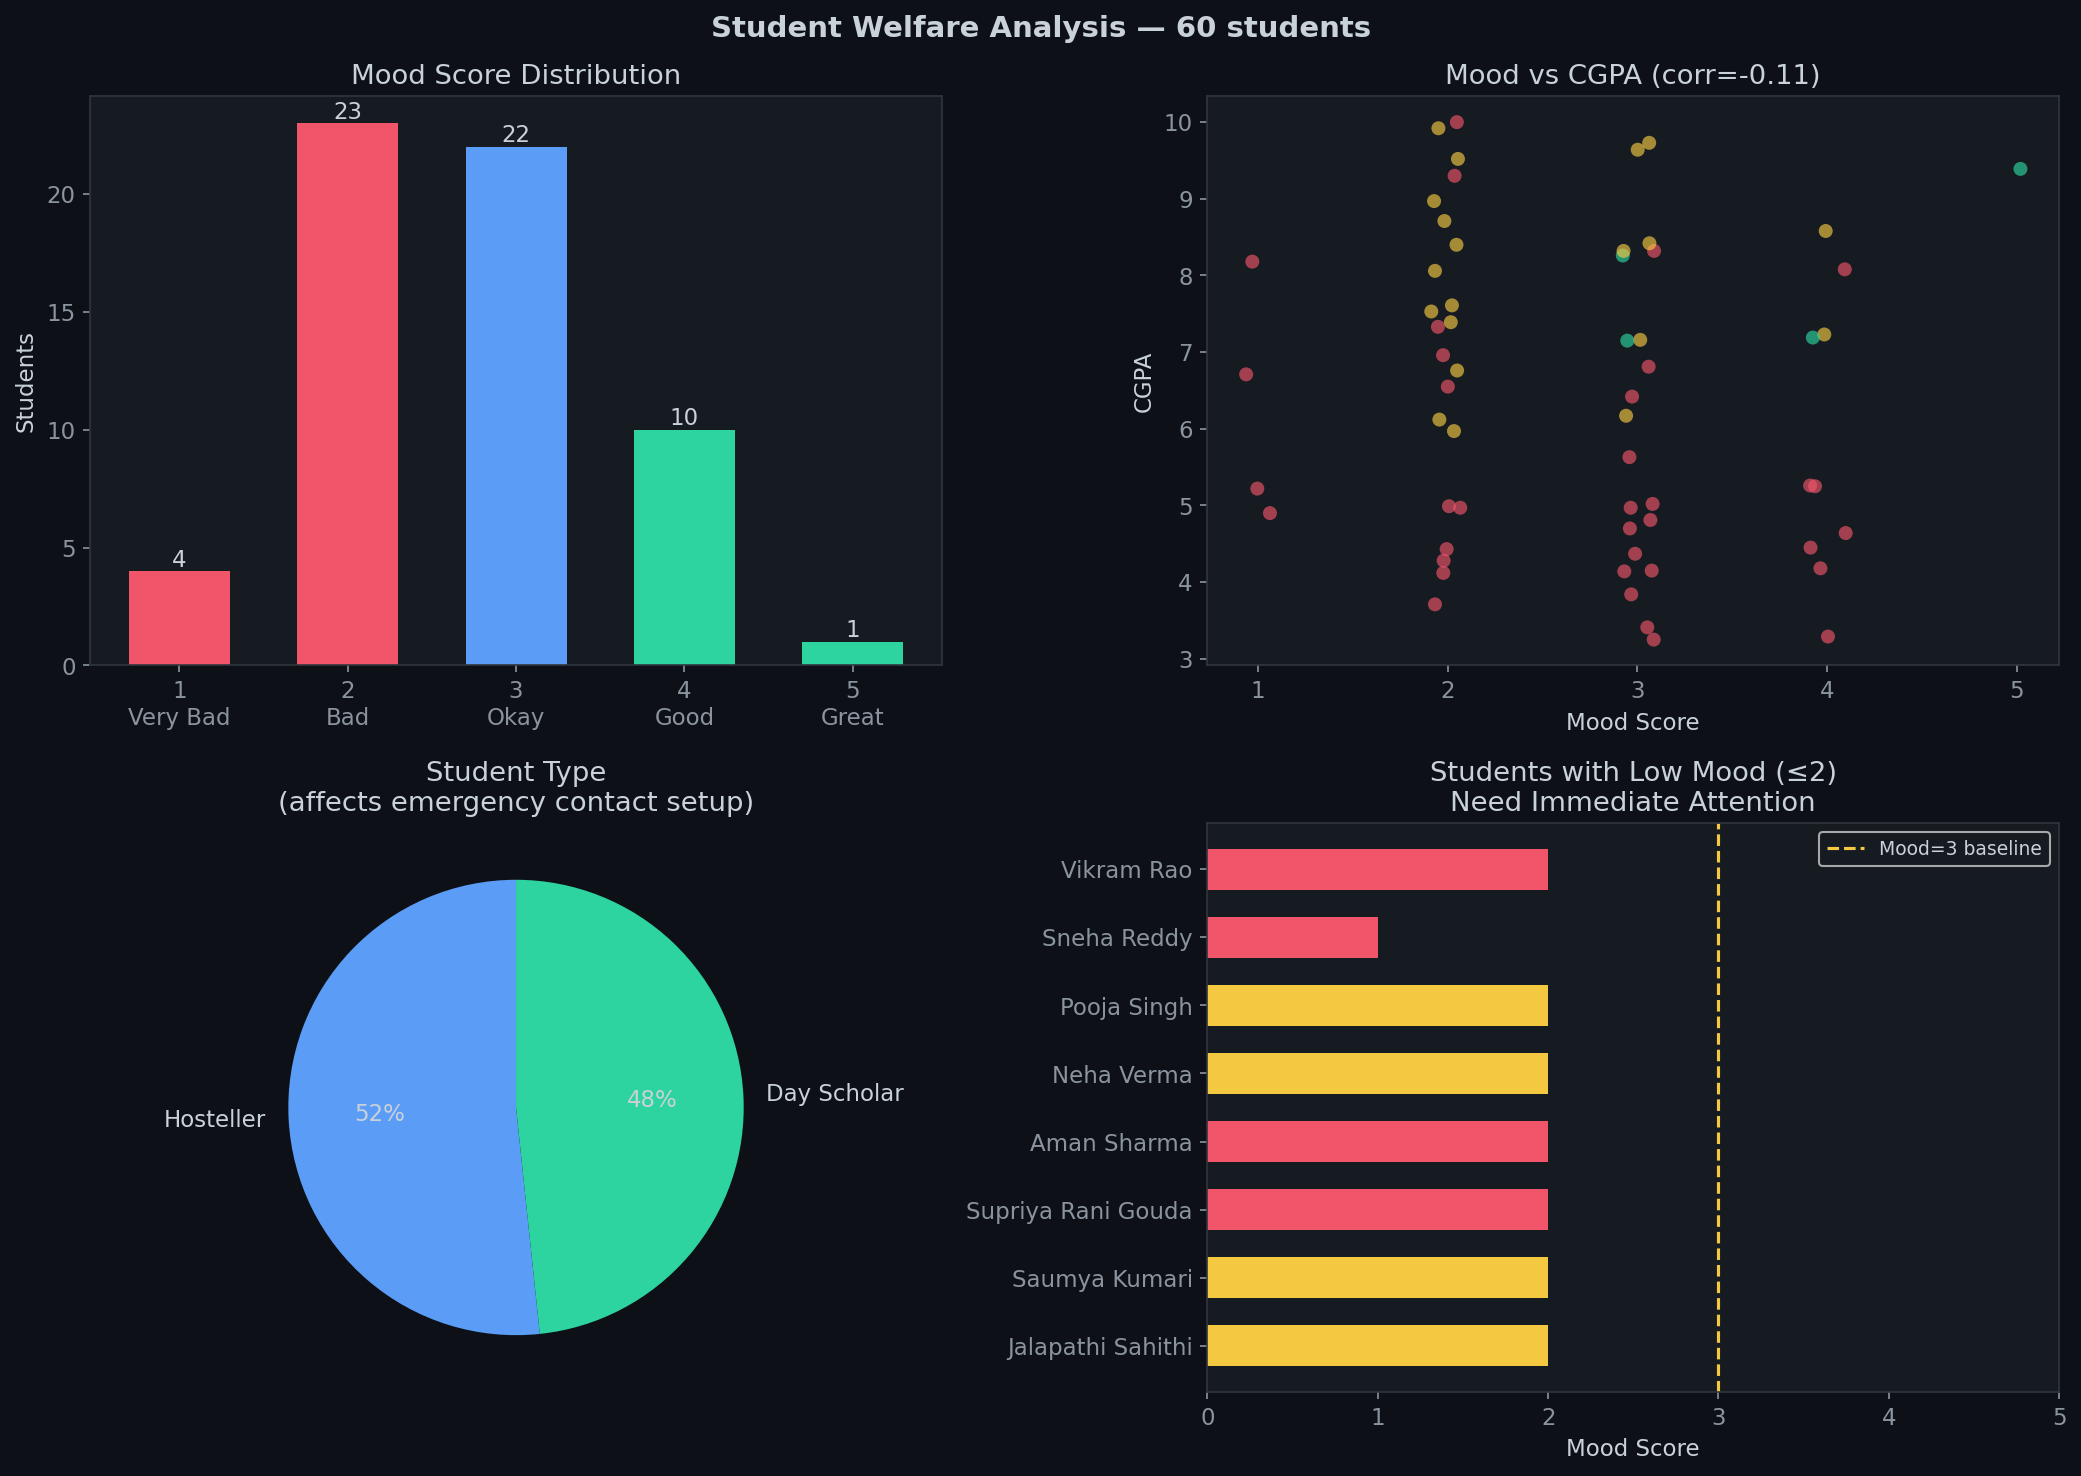

Reproduce this figure in Python.
# ============================================================
# student_welfare_analysis.py
# HOW TO RUN: python student_welfare_analysis.py
# SHOWS: mood trends, health records, emergency contacts, SOS
# ============================================================

import matplotlib
matplotlib.use("Agg")
import matplotlib.pyplot as plt
import numpy as np
from data_loader import load_students, GREEN, YELLOW, RED, BLUE, PURPLE, CHART_STYLE

plt.style.use("dark_background")
plt.rcParams.update(CHART_STYLE)

print("=" * 55)
print("  STUDENT WELFARE ANALYSIS — MentorX")
print("=" * 55)

df, status = load_students()
print(f"Data: {status} | Students: {len(df)}\n")

# ── Mood Analysis from main data ──
print("--- Mood Check-in Analysis ---")
print(f"Average mood score : {df['mood_score'].mean():.2f} / 5")
print(f"Mood = 1 (Very Bad): {(df['mood_score']==1).sum()} students — ALERT!")
print(f"Mood = 2 (Bad)     : {(df['mood_score']==2).sum()} students — Watch")
print(f"Mood = 3 (Okay)    : {(df['mood_score']==3).sum()} students")
print(f"Mood = 4 (Good)    : {(df['mood_score']==4).sum()} students")
print(f"Mood = 5 (Great)   : {(df['mood_score']==5).sum()} students")

low_mood = df[df["mood_score"]<=2]
print(f"\nStudents with mood ≤ 2: {len(low_mood)}")
if len(low_mood):
    print("  → These students may need counseling support.")

# ── Mood + CGPA correlation ──
corr = df["mood_score"].corr(df["cgpa"])
print(f"\nMood ↔ CGPA correlation: {corr:.3f}")
print("(Positive = better mood = better CGPA)")

# ── Student type (hosteller vs day scholar) ──
print("\n--- Student Type ---")
if "student_type" in df.columns:
    print(df["student_type"].value_counts().to_string())
    hostellers = (df["student_type"]=="Hosteller").sum()
    day_scholars= (df["student_type"]=="Day Scholar").sum()
else:
    hostellers=0; day_scholars=len(df)
    print("student_type column not available.")

# ── Emergency contact note ──
print("\n--- Emergency Contacts ---")
print(f"Hostellers  : {hostellers} → need: Roommate (primary) + Parent (secondary)")
print(f"Day scholars: {day_scholars} → need: Parent (primary) + Close friend (secondary)")
print("  → Mentor must verify all students have emergency contacts set up.")

# ── SOS note ──
print("\n--- SOS Emergency Button ---")
print("SOS button on app sends instant alert to:")
print("  1. Mentor")
print("  2. Primary emergency contact (roommate/parent)")
print("  3. Secondary emergency contact (parent/friend)")
print("No SOS alerts triggered yet. (Good!)")

# ── Charts ──
print("\nGenerating charts...")
fig,axes=plt.subplots(2,2,figsize=(14,10))
fig.suptitle(f"Student Welfare Analysis — {len(df)} students",fontsize=14,color="#c9d1d9",fontweight="bold")

# Chart 1: Mood distribution
mood_counts=df["mood_score"].value_counts().sort_index()
mc=[RED,RED,BLUE,GREEN,GREEN]
bars=axes[0,0].bar(mood_counts.index,mood_counts.values,
                   color=mc[:len(mood_counts)],edgecolor="none",width=0.6)
for bar in bars:
    h=bar.get_height()
    axes[0,0].text(bar.get_x()+bar.get_width()/2,h+0.2,str(int(h)),
                   ha="center",color="#c9d1d9",fontsize=11)
axes[0,0].set_xticks([1,2,3,4,5])
axes[0,0].set_xticklabels(["1\nVery Bad","2\nBad","3\nOkay","4\nGood","5\nGreat"])
axes[0,0].set_title("Mood Score Distribution",color="#c9d1d9")
axes[0,0].set_ylabel("Students")

# Chart 2: Mood vs CGPA scatter
sc=[{"Green":GREEN,"Yellow":YELLOW,"Red":RED}[r] for r in df["risk_level"]]
axes[0,1].scatter(df["mood_score"]+np.random.uniform(-0.1,0.1,len(df)),
                  df["cgpa"],c=sc,alpha=0.65,s=45,edgecolors="none")
axes[0,1].set_title(f"Mood vs CGPA (corr={corr:.2f})",color="#c9d1d9")
axes[0,1].set_xlabel("Mood Score"); axes[0,1].set_ylabel("CGPA")
axes[0,1].set_xticks([1,2,3,4,5])

# Chart 3: Student type pie
if "student_type" in df.columns and df["student_type"].nunique()>1:
    stc=df["student_type"].value_counts()
    axes[1,0].pie(stc.values,labels=stc.index,colors=[BLUE,GREEN],
                  autopct="%1.0f%%",startangle=90,
                  textprops={"color":"#c9d1d9","fontsize":11})
    axes[1,0].set_title("Student Type\n(affects emergency contact setup)",color="#c9d1d9")
else:
    axes[1,0].text(0.5,0.5,"All Day Scholars",ha="center",va="center",
                   color=BLUE,fontsize=13,transform=axes[1,0].transAxes)
    axes[1,0].set_title("Student Type",color="#c9d1d9")

# Chart 4: Low mood students need attention
concern_map={"Green":GREEN,"Yellow":YELLOW,"Red":RED}
lm=df[df["mood_score"]<=2].copy()
if len(lm):
    axes[1,1].barh(lm["name"].head(10),lm["mood_score"].head(10),
                   color=[concern_map[r] for r in lm["risk_level"].head(10)],
                   edgecolor="none",height=0.6)
    axes[1,1].axvline(3,color=YELLOW,linestyle="--",lw=1.5,label="Mood=3 baseline")
    axes[1,1].set_title("Students with Low Mood (≤2)\nNeed Immediate Attention",color="#c9d1d9")
    axes[1,1].set_xlabel("Mood Score"); axes[1,1].set_xlim(0,5)
    axes[1,1].legend(facecolor="#161b22",labelcolor="#c9d1d9",fontsize=9)
else:
    axes[1,1].text(0.5,0.5,"No students with very low mood ✅",
                   ha="center",va="center",color=GREEN,fontsize=12,transform=axes[1,1].transAxes)
    axes[1,1].set_title("Low Mood Students",color="#c9d1d9")

plt.tight_layout()
plt.savefig("student_welfare_analysis.png",dpi=150,bbox_inches="tight")
print("Saved → student_welfare_analysis.png")
plt.show()
